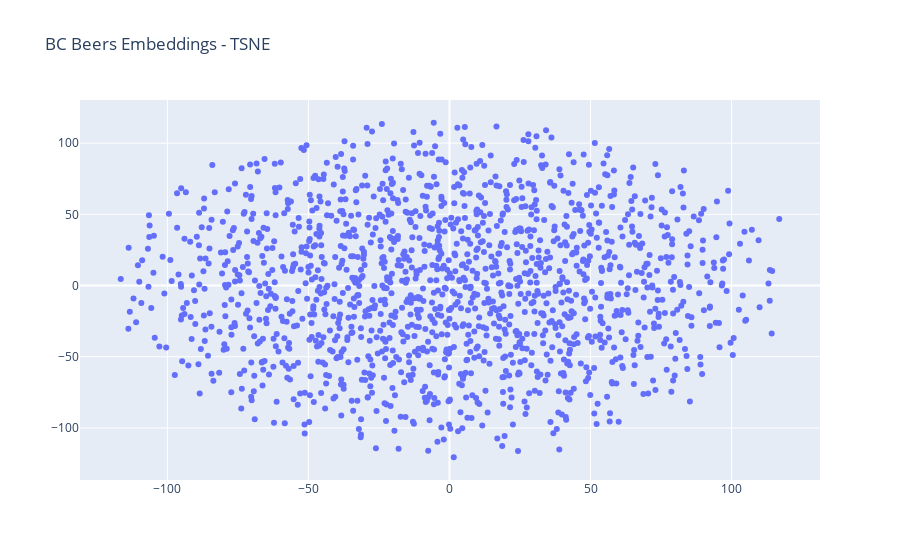

Notebook code cell kept with this figure:
### Code cell
import plotly.graph_objects as go
fig = go.Figure(data=go.Scatter(x=beer_n[0],
                                y=beer_n[1],
                                mode='markers',
                                #marker_color=beer_n['beers']))
                                text=beer_n['beer'])) # hover text goes here

fig.update_layout(title='BC Beers Embeddings - TSNE')
fig.show()

### Figure 1 — Plotly figure (JSON) as saved in the notebook; plotly's stock layout.template omitted (floating-point values rounded to 4 significant figures; data arrays with more than 128 entries replaced by an {"elided": "..."} marker saying what was removed)
{"data": [{"mode": "markers", "text": {"elided": "1490 str values"}, "type": "scatter", "x": {"elided": "1490 float values"}, "y": {"elided": "1490 float values"}}], "layout": {"title": {"text": "BC Beers Embeddings - TSNE"}}}
